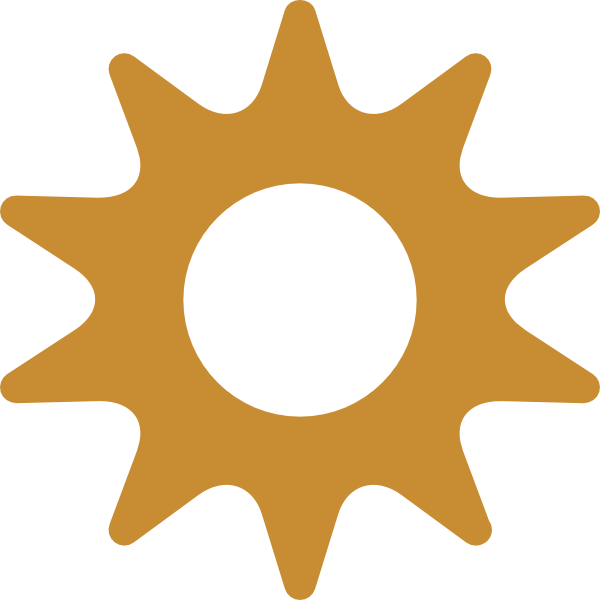
#> input picture examples/3. Projects/1.Weather_station_example/icons/c.png, 600 x 600 px; its folder holds 4 pictures in this run
$ python iconConvert.py
#> lines starting #> are read from the running program, lines starting #| are printed output that depends on the picture
from PIL import Image
import os, sys

if not os.path.isdir("./binary_icons"):
    os.mkdir(os.path.abspath(os.getcwd()) + "/binary_icons")

for file in os.listdir("./icons"):
    im = Image.open("./icons/" + file)
#> im is the input picture: PIL image 600x600 P; mean R, G, B, A 81.7, 57.2, 20.4, 102.7
    im = im.resize((152, 152))
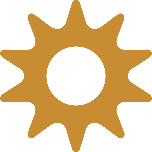
#> im: PIL image 152x152 P; mean R, G, B, A 81.6, 57.1, 20.4, 102.8; transparent parts drawn white
    alp = im.split()[-1]
    s = [0 for x in range(152 * 152)]
    for y in range(152):
        for x in range(152):
            # print(im.getpixel((x, y)))
            if alp.getpixel((x, y)) > 128:
                s[(x + 152 * y) // 8] |= 1 << (7 - (x + 152 * y) % 8)
#> pass 3 of the loop `for file in os.listdir("./icons"):`:
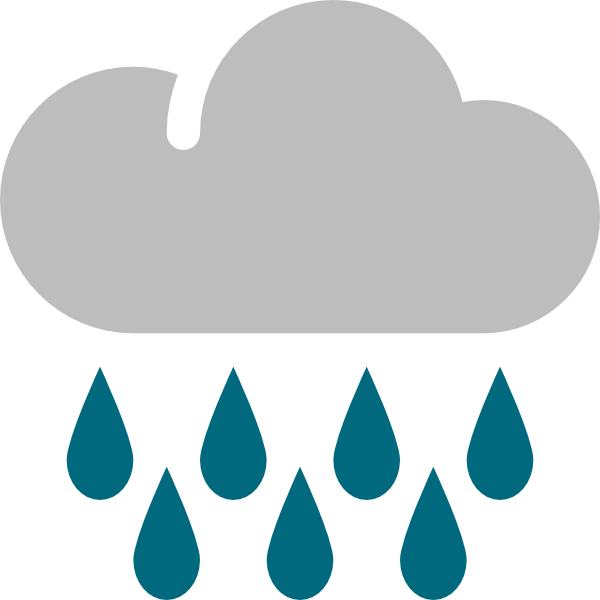
#> input picture examples/3. Projects/1.Weather_station_example/icons/hr.png, 600 x 600 px
#> im is the input picture: PIL image 600x600 RGBA; mean R, G, B, A 116.8, 156.7, 164, 133.9
#> `im = im.resize((152, 152))`:
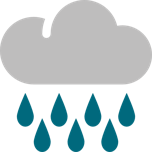
#> im: PIL image 152x152 RGBA; mean R, G, B, A 81.3, 94.1, 96.7, 133.9; transparent parts drawn white
#> `alp = im.split()[-1]`:
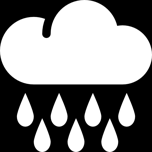
#> alp: PIL image 152x152 L; min 0, max 255, mean 133.9
#> the loop made 4 passes; the first 3 are shown

    with open("./binary_icons/icon_" + file[:-4] + ".h", "w") as f:
        print("const uint8_t icon_" + file[:-4] + "[] PROGMEM = {", file=f)
        print(",".join(list(map(hex, s))), file=f)
        print("};", file=f)
